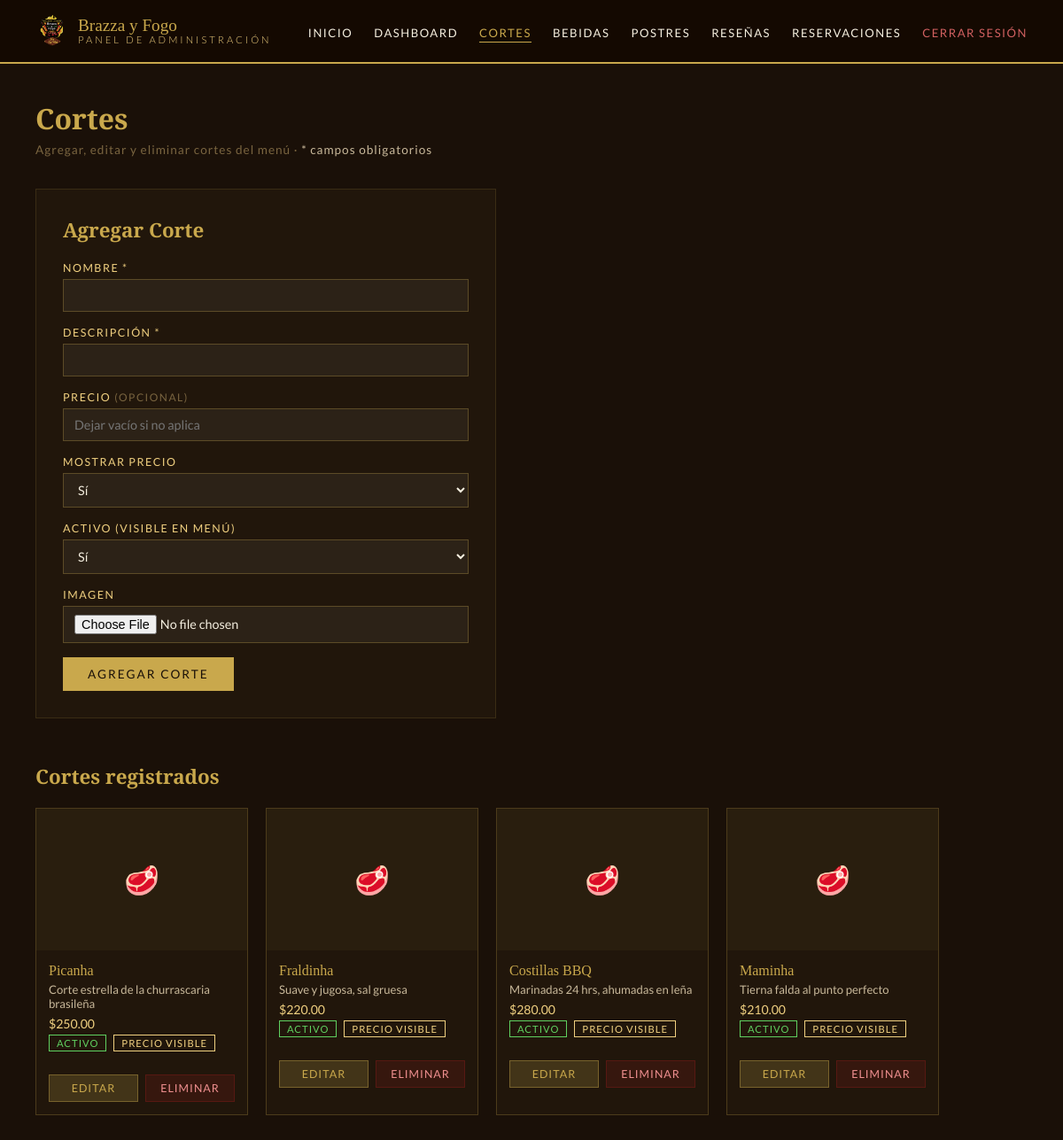
/admin/menu-food.php (signed in), run on the app's committed database.
### tables this page shows
CREATE TABLE food (
    id          INT AUTO_INCREMENT PRIMARY KEY,
    name        VARCHAR(100) NOT NULL,
    description VARCHAR(255),
    image       VARCHAR(255),
    price       DECIMAL(8,2) DEFAULT NULL,
    show_price  TINYINT(1)   DEFAULT 1,
    active      TINYINT(1)   DEFAULT 1,
    created_at  TIMESTAMP DEFAULT CURRENT_TIMESTAMP
);

### admin/menu-food.php (the view, shortened to what this page needs)
<?php
    require '../db/db.php';
    $sql    = "SELECT * FROM food";
    $result = mysqli_query($conn, $sql);
?>
<!DOCTYPE html>
<html lang="es">
<head>
  <link rel="stylesheet" href="../assets/css/main.css">
  <link rel="stylesheet" href="../assets/css/admin.css">
</head>
<body>
  <nav class="admin-nav">
    <div class="brand" style="display:flex; align-items:center; gap:10px;">
      <img src="../assets/images/brazza_logo.png" alt="Logo" style="width:38px; height:38px; object-fit:contain; opacity:0.9;">
      <div>Brazza y Fogo<span>Panel de Administración</span></div>
    </div>
    <ul>
      <li><a href="../index.php">Inicio</a></li>
      <li><a href="dashboard.php">Dashboard</a></li>
      <li><a href="menu-food.php" class="active">Cortes</a></li>
      <li><a href="menu-drinks.php">Bebidas</a></li>
      <li><a href="menu-desserts.php">Postres</a></li>
      <li><a href="reviews.php">Reseñas</a></li>
      <li><a href="reservations.php">Reservaciones</a></li>
      <li><a href="../db/logout.php" class="nav-logout">Cerrar Sesión</a></li>
    </ul>
  </nav>
  <div class="admin-wrap">
    <h1 class="admin-page-title">Cortes</h1>
    <p class="admin-page-sub">Agregar, editar y eliminar cortes del menú · <span style="color:#c8b89a;">* campos obligatorios</span></p>
    <form class="admin-form" action="../db/insertFood.php" method="POST" enctype="multipart/form-data" onsubmit="return validateForm()">
      <h2>Agregar Corte</h2>
      <div>
        <label for="name">Nombre *</label>
        <input type="text" id="name" name="name">
      </div>
      <div>
        <label for="description">Descripción *</label>
        <input type="text" id="description" name="description">
      </div>
      <div>
        <label for="price">Precio <span style="color:#7a6540; font-size:0.75rem;">(opcional)</span></label>
        <input type="number" id="price" name="price" step="0.01" placeholder="Dejar vacío si no aplica">
      </div>
      <div>
        <label for="show_price">Mostrar precio</label>
        <select id="show_price" name="show_price">
          <option value="1">Sí</option>
        </select>
      </div>
      <div>
        <label for="active">Activo (visible en menú)</label>
        <select id="active" name="active">
          <option value="1">Sí</option>
        </select>
      </div>
      <div>
        <label for="image">Imagen</label>
        <input type="file" id="image" name="image" accept=".jpg,.jpeg,.png">
      </div>
      <button type="submit">Agregar Corte</button>
    </form>
    <h2 class="admin-page-title" style="font-size:1.4rem; margin-bottom:20px;">Cortes registrados</h2>
    <div class="items-container">
      <?php while($item = mysqli_fetch_array($result)) { ?>
        <div class="item-card">
          <?php if($item['image']) { ?>
            <img src="../assets/images/uploads/food/<?php echo $item['image']; ?>" alt="<?php echo $item['name']; ?>">
          <?php } else { ?>
            <div style="height:160px; background:rgba(201,168,76,0.05); display:flex; align-items:center; justify-content:center; color:#4a3820; font-size:2rem;">🥩</div>
          <?php } ?>
          <div class="item-info">
            <p class="item-name"><?php echo $item['name']; ?></p>
            <p class="item-desc"><?php echo $item['description']; ?></p>
            <?php if($item['price']) { ?>
              <p class="item-price">$<?php echo number_format($item['price'], 2); ?></p>
            <?php } ?>
            <div class="item-badges">
              <?php if($item['active']) { ?>
                <span class="badge badge-active">Activo</span>
              <?php } else { ?>
                <span class="badge badge-inactive">Inactivo</span>
              <?php } ?>
              <?php if($item['show_price']) { ?>
                <span class="badge badge-price">Precio visible</span>
              <?php } else { ?>
                <span class="badge badge-noprice">Precio oculto</span>
              <?php } ?>
            </div>
          </div>
          <div class="item-actions">
            <button class="btn-edit"   onclick="window.location.href='editFood.php?id=<?php echo $item['id']; ?>'">Editar</button>
            <button class="btn-delete" onclick="confirmDelete('../db/deleteFood.php?id=<?php echo $item['id']; ?>')">Eliminar</button>
          </div>
        </div>
      <?php } ?>
    </div>
  </div>
</body>
</html>

### assets/css/main.css (style rules this page uses)
:root { --gold: #c9a84c; --gold-light: #f0d080; --dark: #1a1008; --charcoal: #2c1f0e; --red: #8b1a1a; --cream: #f5efe0; --text: #3a2a10; }
* { margin: 0; padding: 0; box-sizing: border-box; }
body { background-color: var(--dark); color: var(--cream); font-family: 'Lato', sans-serif; }
nav { display: flex; justify-content: space-between; align-items: center; padding: 18px 60px; background: rgba(20, 10, 2, 0.95); border-bottom: 1px solid var(--gold); position: sticky; top: 0; z-index: 100; }
nav .brand { font-family: 'Playfair Display', serif; font-size: 1.4rem; color: var(--gold); line-height: 1.1; }
nav .brand span { display: block; font-size: 0.75rem; letter-spacing: 3px; color: var(--gold-light); font-family: 'Lato', sans-serif; font-weight: 300; text-transform: uppercase; }
nav ul { list-style: none; display: flex; gap: 36px; align-items: center; }
nav ul a { text-decoration: none; color: var(--cream); font-size: 0.85rem; letter-spacing: 2px; text-transform: uppercase; transition: color 0.3s; }

### data on the page
food: name "Picanha", description "Corte estrella de la churrascaria brasileña", price "250.00", active "ACTIVO", show_price "PRECIO VISIBLE"
food: name "Fraldinha", description "Suave y jugosa, sal gruesa", price "220.00", active "ACTIVO", show_price "PRECIO VISIBLE"
food: name "Costillas BBQ", description "Marinadas 24 hrs, ahumadas en leña", price "280.00", active "ACTIVO", show_price "PRECIO VISIBLE"
food: name "Maminha", description "Tierna falda al punto perfecto", price "210.00", active "ACTIVO", show_price "PRECIO VISIBLE"
